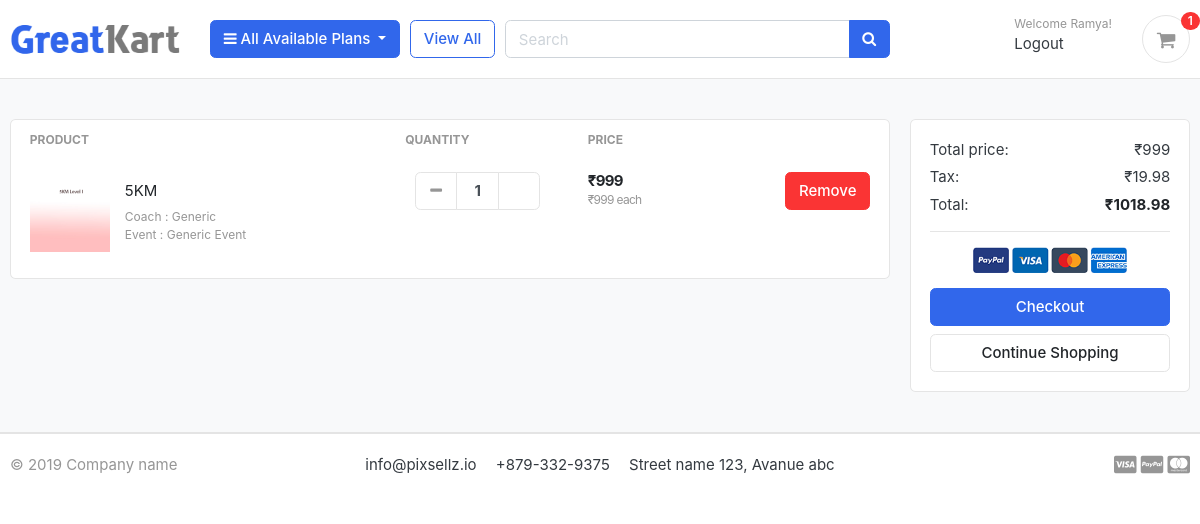
The app's page /cart/ (signed in), older data.
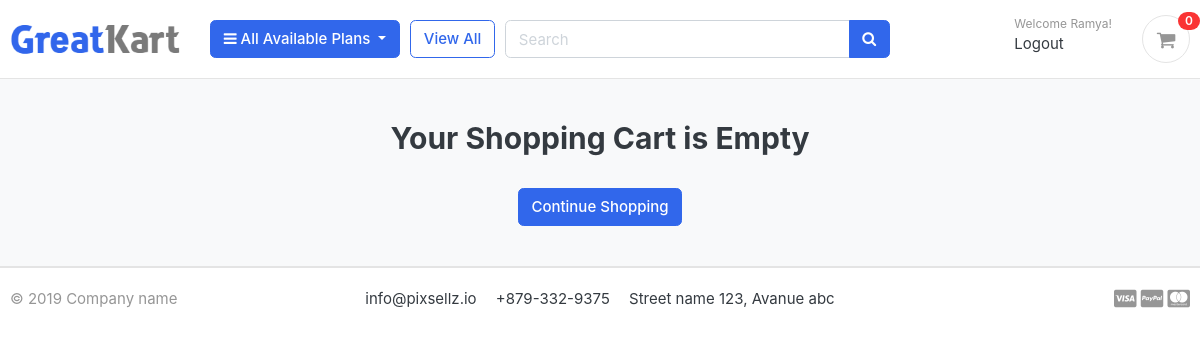
The same page, newer data.
### carts/models.py (models this page shows, shortened)
class CartItem(models.Model):
    user = models.ForeignKey(Account, on_delete=models.CASCADE, null=True)
    product = models.ForeignKey(Product, on_delete=models.CASCADE)
    variations = models.ManyToManyField(Variation, blank=True)
    cart    = models.ForeignKey(Cart, on_delete=models.CASCADE, null=True)
    quantity = models.IntegerField(default=1)
    is_active = models.BooleanField(default=True)
    def sub_total(self):
        return self.product.price * self.quantity

### store/models.py (models this page shows, shortened)
class Product(models.Model):
    product_name    = models.CharField(max_length=200, unique=True)
    slug            = models.SlugField(max_length=200, unique=True)
    description     = models.TextField(max_length=500, blank=True)
    price           = models.IntegerField()
    images          = models.ImageField(upload_to='photos/products')
    coach           = models.CharField(max_length=500, blank=True, default='Generic')
    is_available    = models.BooleanField(default=True)
    category        = models.ForeignKey(Category, on_delete=models.CASCADE)
    created_date    = models.DateTimeField(auto_now_add=True)
    modified_date   = models.DateTimeField(auto_now=True)
    level           = models.CharField(max_length=255,choices=[('1','Level 1'),('2','Level II'),('3','Level III')],default="1")
    def get_url(self):
        return reverse('product_detail', args=[self.category.slug, self.slug])

class Variation(models.Model):
    product = models.ForeignKey(Product, on_delete=models.CASCADE)
    variation_category = models.CharField(max_length=100, choices=variation_category_choice)
    variation_value     = models.CharField(max_length=100, default='Generic')
    is_active           = models.BooleanField(default=True)
    created_date        = models.DateTimeField(auto_now=True)
    objects = VariationManager()

### carts/views.py (the view)
# urls.py: path('', views.cart, name='cart'),
def cart(request, total=0, quantity=0, cart_items=None):
    try:
        tax = 0
        grand_total = 0
        if request.user.is_authenticated:
            cart_items = CartItem.objects.filter(user=request.user, is_active=True)
        else:
            cart = Cart.objects.get(cart_id=_cart_id(request))
            cart_items = CartItem.objects.filter(cart=cart, is_active=True)
        for cart_item in cart_items:
            total += (cart_item.product.price * cart_item.quantity)
            quantity += cart_item.quantity
        tax = (2 * total)/100
        grand_total = total + tax
    except ObjectDoesNotExist:
        pass #just ignore
    context = {
        'total': total,
        'quantity': quantity,
        'cart_items': cart_items,
        'tax'       : tax,
        'grand_total': grand_total,
    }
    return render(request, 'store/cart.html', context)

### carts/context_processors.py (called while the page is built)
def counter(request):
    cart_count = 0
    if 'admin' in request.path:
        return {}
    else:
        try:
            cart = Cart.objects.filter(cart_id=_cart_id(request))
            if request.user.is_authenticated:
                cart_items = CartItem.objects.all().filter(user=request.user)
            else:
                cart_items = CartItem.objects.all().filter(cart=cart[:1])
            for cart_item in cart_items:
                cart_count += cart_item.quantity
        except Cart.DoesNotExist:
            cart_count = 0
    return dict(cart_count=cart_count)

### carts/views.py (called while the page is built)
def _cart_id(request):
    cart = request.session.session_key
    if not cart:
        cart = request.session.create()
    return cart

### category/context_processors.py (called while the page is built)
def menu_links(request):
    links = Category.objects.all()
    return dict(links=links)

### category/models.py (called while the page is built)
    def get_url(self):
            return reverse('products_by_category', args=[self.slug])

### templates/store/cart.html
{% extends 'base.html' %}
{% load static %}
{% block content %}
<section class="section-content padding-y bg">
<div class="container">
{% if not cart_items %}
	<h2 class="text-center">Your Shopping Cart is Empty</h2>
	<br>
	<div class="text-center">
		<a href="{% url 'store' %}" class="btn btn-primary">Continue Shopping</a>
	</div>
{% else %}
<div class="row">
	<aside class="col-lg-9">
<div class="card">
<table class="table table-borderless table-shopping-cart">
<thead class="text-muted">
<tr class="small text-uppercase">
  <th scope="col">Product</th>
  <th scope="col" width="120">Quantity</th>
  <th scope="col" width="120">Price</th>
  <th scope="col" class="text-right" width="200"> </th>
</tr>
</thead>
<tbody>
{% for cart_item in cart_items %}
<tr>
	<td>
		<figure class="itemside align-items-center">
			<div class="aside"><a href="{{ cart_item.product.get_url }}"><img src="{{cart_item.product.images.url}}" class="img-sm"></a></div>
			<figcaption class="info">
				<a href="{{ cart_item.product.get_url }}" class="title text-dark">{{cart_item.product.product_name}}</a>
				<p class="text-muted small">Coach : {{cart_item.product.coach}}</p>
				<p class="text-muted small">
					{% if cart_item.variations.all %}
						{% for item in cart_item.variations.all %}
							{{ item.variation_category | capfirst }} : {{ item.variation_value | capfirst }} <br>
						{% endfor %}
					{% endif %}
				</p>
			</figcaption>
		</figure>
	</td>
	<td>
					<div class="col">
						<div class="input-group input-spinner">
							<div class="input-group-prepend">
							<a href="{% url 'remove_cart' cart_item.product.id cart_item.id %}" class="btn btn-light" type="button" id="button-plus"> <i class="fa fa-minus"></i> </a>
							</div>
							<input type="text" class="form-control"  value="{{cart_item.quantity}}">
							<div class="input-group-append">
							<a class="btn btn-light" type="button" id="button-minus">  </a>
							</div>
						</div>
					</div>
	</td>
	<td>
		<div class="price-wrap">
			<var class="price">₹{{cart_item.sub_total}}</var>
			<small class="text-muted"> ₹{{cart_item.product.price}} each </small>
		</div>
	</td>
	<td class="text-right">
	<a href="{% url 'remove_cart_item' cart_item.product.id cart_item.id %}" onclick="return confirm('Are you sure you want to delete this item?')"  class="btn btn-danger"> Remove</a>
	</td>
</tr>
{% endfor %}
</tbody>
</table>
</div>
	</aside>
	<aside class="col-lg-3">
		<div class="card">
		<div class="card-body">
			<dl class="dlist-align">
			  <dt>Total price:</dt>
			  <dd class="text-right">₹{{total}}</dd>
			</dl>
			<dl class="dlist-align">
			  <dt>Tax:</dt>
			  <dd class="text-right"> ₹{{tax}}</dd>
			</dl>
			<dl class="dlist-align">
			  <dt>Total:</dt>
			  <dd class="text-right text-dark b"><strong>₹{{grand_total}}</strong></dd>
			</dl>
			<hr>
			<p class="text-center mb-3">
				<img src="{% static './images/misc/payments.png' %}" height="26">
			</p>
			<a href="{% url 'checkout' %}" class="btn btn-primary btn-block"> Checkout </a>
			<a href="{% url 'store' %}" class="btn btn-light btn-block">Continue Shopping</a>
		</div>
		</div>
</aside>
</div>
{% endif %}
</div>
</section>
{% endblock %}

### templates/includes/navbar.html (shortened to what this page needs)
{% load static %}
<header class="section-header">
<section class="header-main border-bottom">
  <div class="container">
<div class="row align-items-center">
  <div class="col-lg-2 col-md-3 col-6">
    <a href="{% url 'home' %}" class="brand-wrap">
      <img class="logo" src="{% static './images/logo.png' %}">
    </a>
  </div>
  <div class="col-lg col-sm col-md col-6 flex-grow-0">
    <div class="category-wrap dropdown d-inline-block float-right">
      <button type="button" class="btn btn-primary dropdown-toggle" data-toggle="dropdown">
        <i class="fa fa-bars"></i> All Available Plans
      </button>
    </div>
  </div>
  <a href="{% url 'store' %}" class="btn btn-outline-primary">View All</a>
  <div class="col-lg  col-md-6 col-sm-12 col">
    <form action="{% url 'search' %}" class="search" method='GET'>
      <div class="input-group w-100">
          <input type="text" class="form-control" style="width:60%;" placeholder="Search" name="keyword" required>
          <div class="input-group-append">
            <button class="btn btn-primary" type="submit">
              <i class="fa fa-search"></i>
            </button>
          </div>
        </div>
    </form>
  </div>
  <div class="col-lg-3 col-sm-6 col-8 order-2 order-lg-3">
        <div class="d-flex justify-content-end mb-3 mb-lg-0">
          {% if user.id is None %}
          <div class="widget-header">
            <small class="title text-muted">Welcome guest!</small>
            <div>
              <a href="{% url 'login' %}">Sign in</a> <span class="dark-transp"> | </span>
              <a href="{% url 'register' %}"> Register</a>
            </div>
          </div>
          {% else %}
          <div class="widget-header">
            <small class="title text-muted">Welcome {{user.first_name}}!</small>
            <div>
              <a href="{% url 'logout' %}"> Logout</a>
            </div>
          </div>
          {% endif %}
          <a href="{% url 'cart' %}" class="widget-header pl-3 ml-3">
            <div class="icon icon-sm rounded-circle border"><i class="fa fa-shopping-cart"></i></div>
            <span class="badge badge-pill badge-danger notify">{{cart_count}}</span>
          </a>
        </div>
      </div>
</div>
  </div>
</section>
</header>

Row changes from the older to the newer data that the page shows:
removed CartItem: product.images (picture), product.product_name "5KM", product.coach "Generic", quantity "1", sub_total "999", product.price "999"
no longer on this page (row unchanged): Variation: variation_category "Event", variation_value "Generic Event"
Text that changed along with them:
{{ cart_count }}: "1" → "0"
{{ total }}: "999" → (not shown)
{{ tax }}: "19.98" → (not shown)
{{ grand_total }}: "1018.98" → (not shown)
text no longer shown: "PRODUCT QUANTITY PRICE Total price: ₹ Tax: ₹ Total: ₹ Checkout"
text now shown: "Your Shopping Cart is Empty"
